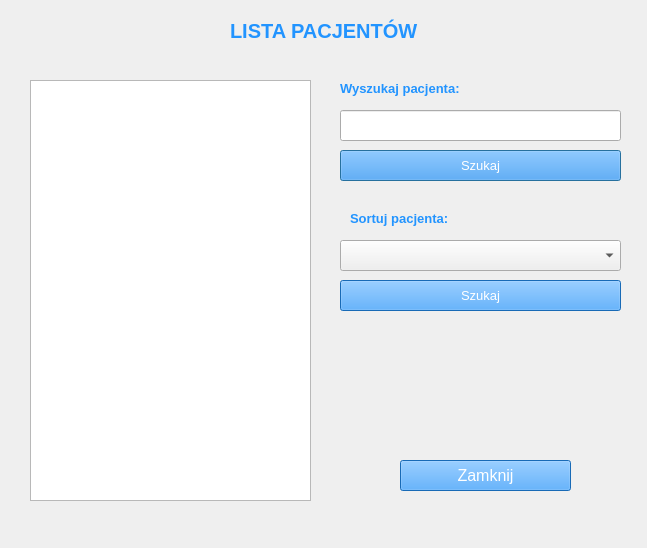
<?xml version="1.0" encoding="UTF-8"?>
<ui version="4.0">
 <class>Dialog</class>
 <widget class="QDialog" name="Dialog">
  <property name="geometry">
   <rect>
    <x>0</x>
    <y>0</y>
    <width>647</width>
    <height>548</height>
   </rect>
  </property>
  <property name="windowTitle">
   <string>Dialog</string>
  </property>
  <widget class="QListWidget" name="listWidget">
   <property name="geometry">
    <rect>
     <x>30</x>
     <y>80</y>
     <width>281</width>
     <height>421</height>
    </rect>
   </property>
  </widget>
  <widget class="QLabel" name="listPatientsLabel">
   <property name="geometry">
    <rect>
     <x>230</x>
     <y>10</y>
     <width>211</width>
     <height>41</height>
    </rect>
   </property>
   <property name="font">
    <font>
     <pointsize>15</pointsize>
     <weight>75</weight>
     <bold>true</bold>
    </font>
   </property>
   <property name="styleSheet">
    <string notr="true">color: rgb(34, 148, 255)</string>
   </property>
   <property name="text">
    <string>LISTA PACJENTÓW</string>
   </property>
  </widget>
  <widget class="QLineEdit" name="valueFindEditText">
   <property name="geometry">
    <rect>
     <x>340</x>
     <y>110</y>
     <width>281</width>
     <height>31</height>
    </rect>
   </property>
  </widget>
  <widget class="QLabel" name="findLabel">
   <property name="geometry">
    <rect>
     <x>340</x>
     <y>80</y>
     <width>151</width>
     <height>16</height>
    </rect>
   </property>
   <property name="font">
    <font>
     <pointsize>10</pointsize>
     <weight>75</weight>
     <bold>true</bold>
    </font>
   </property>
   <property name="styleSheet">
    <string notr="true">color: rgb(34, 148, 255)</string>
   </property>
   <property name="text">
    <string>Wyszukaj pacjenta:</string>
   </property>
  </widget>
  <widget class="QPushButton" name="valueFindButton">
   <property name="geometry">
    <rect>
     <x>340</x>
     <y>150</y>
     <width>281</width>
     <height>31</height>
    </rect>
   </property>
   <property name="font">
    <font>
     <pointsize>10</pointsize>
    </font>
   </property>
   <property name="styleSheet">
    <string notr="true">background-color: rgb(34, 148, 255); color: rgb(255, 255, 255)</string>
   </property>
   <property name="text">
    <string>Szukaj</string>
   </property>
  </widget>
  <widget class="QComboBox" name="comboBox">
   <property name="geometry">
    <rect>
     <x>340</x>
     <y>240</y>
     <width>281</width>
     <height>31</height>
    </rect>
   </property>
  </widget>
  <widget class="QPushButton" name="valueFindComboboxButton">
   <property name="geometry">
    <rect>
     <x>340</x>
     <y>280</y>
     <width>281</width>
     <height>31</height>
    </rect>
   </property>
   <property name="font">
    <font>
     <pointsize>10</pointsize>
    </font>
   </property>
   <property name="styleSheet">
    <string notr="true">background-color: rgb(34, 148, 255); color: rgb(255, 255, 255)</string>
   </property>
   <property name="text">
    <string>Szukaj</string>
   </property>
  </widget>
  <widget class="QLabel" name="sortLabel">
   <property name="geometry">
    <rect>
     <x>350</x>
     <y>210</y>
     <width>151</width>
     <height>16</height>
    </rect>
   </property>
   <property name="font">
    <font>
     <pointsize>10</pointsize>
     <weight>75</weight>
     <bold>true</bold>
    </font>
   </property>
   <property name="styleSheet">
    <string notr="true">color: rgb(34, 148, 255)</string>
   </property>
   <property name="text">
    <string>Sortuj pacjenta:</string>
   </property>
  </widget>
  <widget class="QPushButton" name="closeButton">
   <property name="geometry">
    <rect>
     <x>400</x>
     <y>460</y>
     <width>171</width>
     <height>31</height>
    </rect>
   </property>
   <property name="font">
    <font>
     <pointsize>12</pointsize>
    </font>
   </property>
   <property name="focusPolicy">
    <enum>Qt::NoFocus</enum>
   </property>
   <property name="styleSheet">
    <string notr="true">background-color: rgb(34, 148, 255); color: rgb(255, 255, 255)</string>
   </property>
   <property name="text">
    <string>Zamknij</string>
   </property>
  </widget>
 </widget>
 <resources/>
 <connections/>
</ui>
